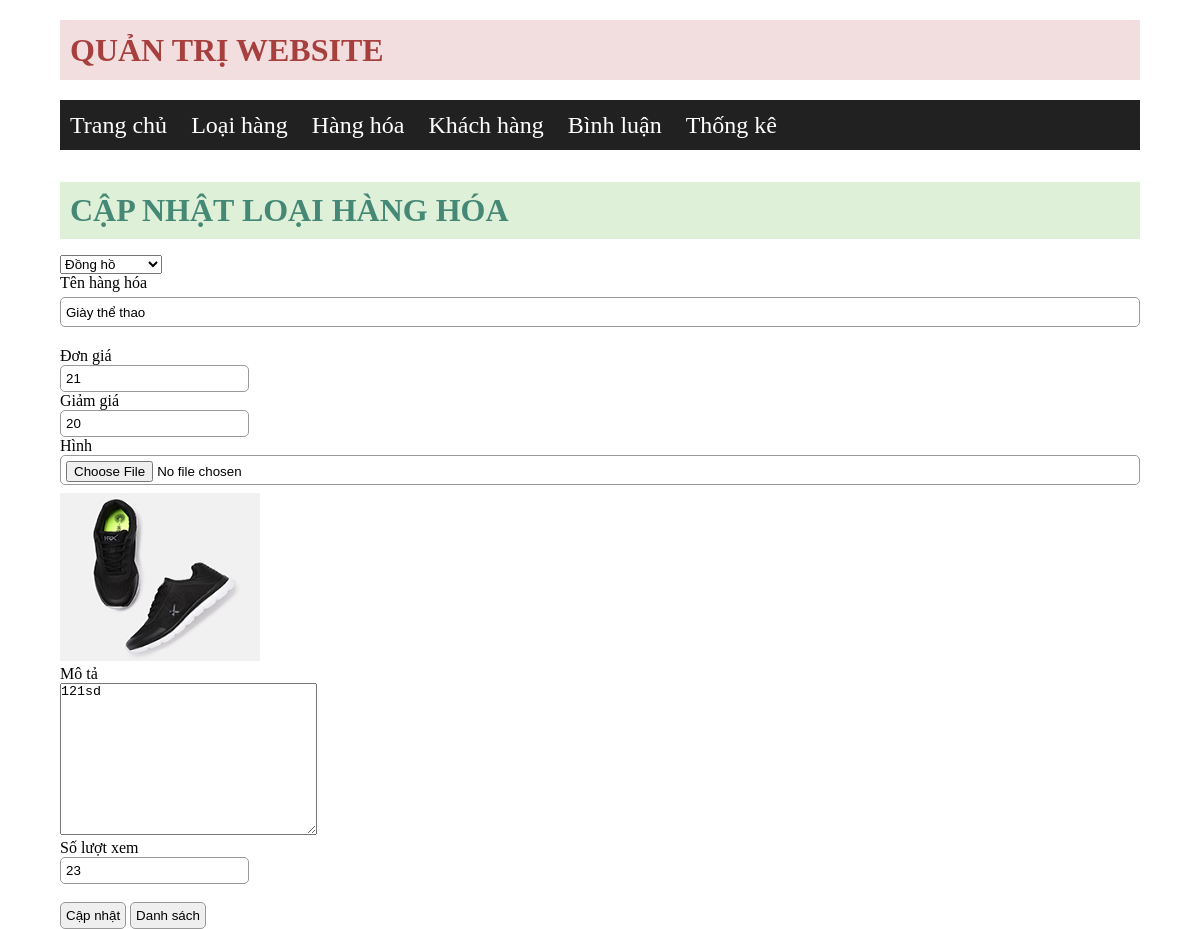
/kenshop/admin/index.php?act=suahh&ma_hh=1123, run on the app's committed database.
### tables this page shows
CREATE TABLE `hang_hoa` (
  `ma_hh` int(11) NOT NULL,
  `ten_hh` varchar(50) NOT NULL,
  `don_gia` float NOT NULL,
  `giam_gia` float DEFAULT NULL,
  `hinh` varchar(50) NOT NULL,
  `mo_ta` varchar(1000) NOT NULL,
  `so_luot_xem` int(50) NOT NULL,
  `ma_loai` int(50) NOT NULL
);

### kenshop/model/pdo.php (called while the page is built, shortened)
<?php
function pdo_get_connection(){
    $dburl = "mysql:host=localhost;dbname=kenshop;charset=utf8";
    $username = 'root';
    $password = '';
    $conn = new PDO($dburl, $username, $password);
    $conn->setAttribute(PDO::ATTR_ERRMODE, PDO::ERRMODE_EXCEPTION);
    return $conn;
}
function pdo_query($sql){
    $sql_args = array_slice(func_get_args(), 1);
    try{
        $conn = pdo_get_connection();
        $stmt = $conn->prepare($sql);
        $stmt->execute($sql_args);
        $rows = $stmt->fetchAll();
        return $rows;
    }
    catch(PDOException $e){
        throw $e;
    }
    finally{
        unset($conn);
    }
}
function pdo_query_one($sql){
    $sql_args = array_slice(func_get_args(), 1);
    try{
        $conn = pdo_get_connection();
        $stmt = $conn->prepare($sql);
        $stmt->execute($sql_args);
        $row = $stmt->fetch(PDO::FETCH_ASSOC);
        return $row;
    }
    catch(PDOException $e){
        throw $e;
    }
    finally{
        unset($conn);
    }
}

### kenshop/model/hang-hoa.php (called while the page is built, shortened)
<?php
function hh_getinfo($ma_hh){
    $sql = "select * from hang_hoa where ma_hh=?";
    return pdo_query_one($sql,$ma_hh);
}

### kenshop/model/loai-hang.php (called while the page is built, shortened)
<?php
function loai_selectall(){
    $sql = "select * from loai_hang order by ma_loai ";
    return pdo_query($sql);
}

### kenshop/admin/hanghoa/update.php (the view, shortened to what this page needs)
<?php
    if(is_array($hh)){
        extract($hh);
    }
    $hinhpath = "../upload/".$hinh;
    if(is_file($hinhpath)){
     $hinh = "<img src='".$hinhpath."' width='25%'>";
    } else {
     $hinh = "";
    }
?>
<div class="banner">
            <h1>CẬP NHẬT LOẠI HÀNG HÓA</h1>
        </div>
        <form action="index.php?act=updatehh" method="POST" enctype="multipart/form-data">
        <select name="ma_loai">
                <?php foreach ($listdm as $danhmuc) {
                    extract($danhmuc);
                    if($ma_loai == $ma_loai)
                    echo ' <option value="'.$ma_loai.'" selected>'.$ten_loai.'</option>';
                    else  echo ' <option value="'.$ma_loai.'">'.$ten_loai.'</option>';
                } ?>
            </select>
            <br>
            Tên hàng hóa
            <br>
            <input type="text" name="ten_hh" value="<?=$ten_hh?>">
            <br>
            Đơn giá
            <br>
            <input type="number" name="don_gia" value="<?=$don_gia?>">
            <br>
            Giảm giá
            <br>
            <input type="number" name="giam_gia" value="<?=$giam_gia?>">
            <br>
            Hình
            <br>
            <input type="file" name="hinh"><?=$hinh?>
            <br>
            Mô tả
            <br>
            <textarea name="mo_ta" cols="30" rows="10"><?=$mo_ta?></textarea>
            <br>
            Số lượt xem
            <br>
            <input type="number" name="so_luot_xem" value="<?=$so_luot_xem?>">
            <br>
            <br>
            <input type="submit"  value="Cập nhật" name="update">
            <a href="index.php?act=listhh"><input type="button" value="Danh sách"></a>
        </form>
    </div>
</body>
</html>

### kenshop/content/css/styleadmin.css (style rules this page uses)
* { padding: 0; margin: 0; box-sizing: border-box; }
img { width: 200px; height: 168px; }
.banner { margin-top: 10px; margin-bottom: 10px; margin-top: 32px; }
.banner h1 { background-color: #DFF0D8; padding: 10px; color: #468876; margin-bottom: 16px; }
input[type=text] { width: 100%; height: 30px; margin-top: 5px; margin-bottom: 20px; }
a { text-decoration: none; color: black; }
input[type=file] { width: 100%; height: 30px; margin-bottom: 8px; }
input[type=button],input { padding: 5px; border-radius: 5px; border: 1px solid #999; }

### kenshop/admin/header.php (style rules this page uses)
input { padding: 5px; border-radius: 5px; border: 1px solid #999; cursor: pointer; }

### data on the page
hang_hoa: ten_hh "Giày thể thao", don_gia "21", giam_gia "20", hinh (picture), mo_ta "121sd", so_luot_xem "23"

### other printed values
form field ma_loai "Đồng hồ"
